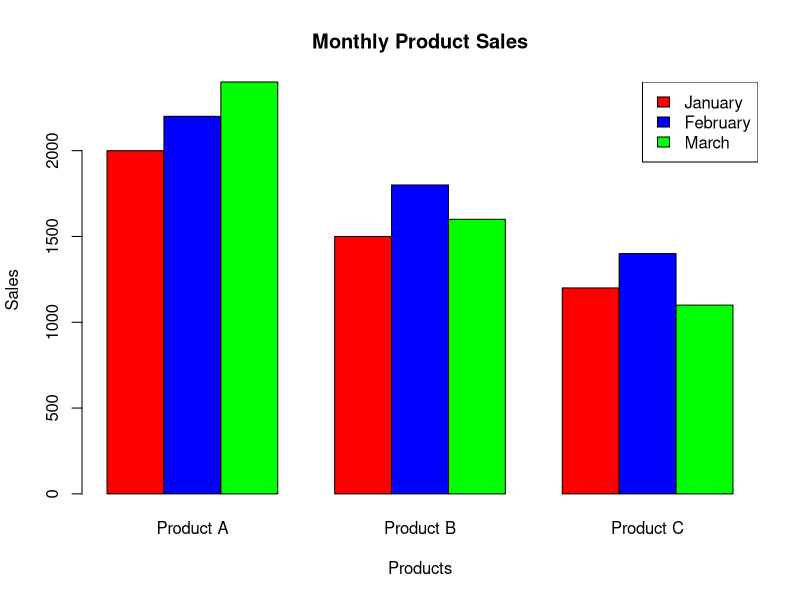

The R source for this figure:
product_id <- c(1,2,3)

product_name <- c("Product A","Product B","Product C")

jan <- c(2000,1500,1200)

feb <- c(2200,1800,1400)

mar <- c(2400,1600,1100)

data <- data.frame(product_id,product_name,jan,feb,mar)

print(data)
sales <- rbind(jan,feb,mar)

barplot(sales,
        beside=TRUE,
        names.arg=product_name,
        col=c("red","blue","green"),
        main="Monthly Product Sales",
        xlab="Products",
        ylab="Sales")

legend("topright",
       legend=c("January","February","March"),
       fill=c("red","blue","green"))
